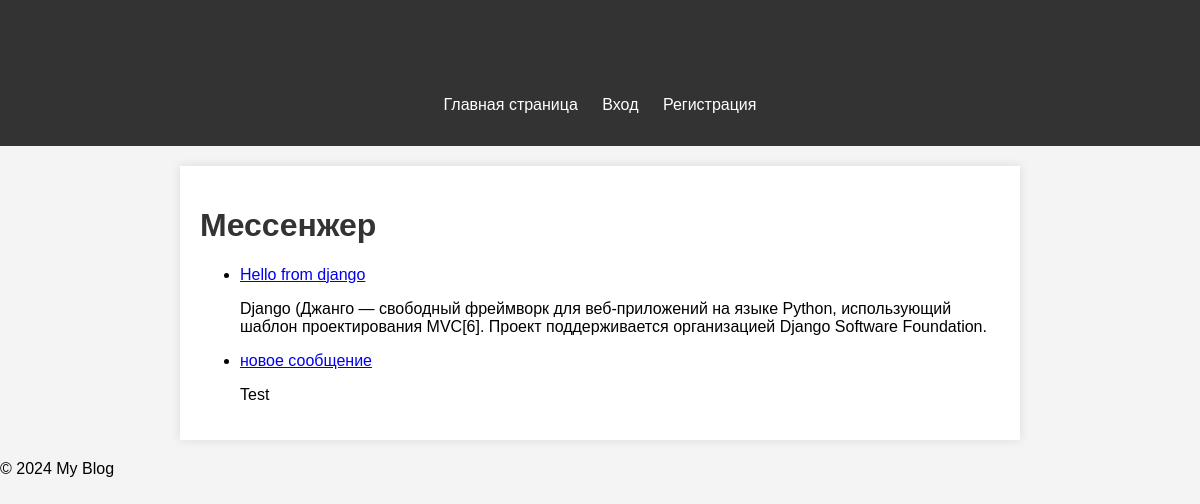
The page / on the database its author committed.
### messenger_app/models.py (models this page shows, shortened)
class Post(models.Model):
    title = models.CharField(max_length=200)
    content = models.TextField()
    author = models.ForeignKey(User, on_delete=models.CASCADE)
    created_at = models.DateTimeField(auto_now_add=True)
    updated_at = models.DateTimeField(auto_now=True)

### messenger_app/views.py (the view)
# urls.py: path('', PostListView.as_view(), name='post_list'),
class PostListView(ListView):
    model = Post
    template_name = 'messenger_app/post_list.html'
    context_object_name = 'posts'

### messenger_app/templates/messenger_app/post_list.html (shortened to what this page needs)
{% extends "messenger_app/base.html" %}
{% block content %}
<h1> Мессенжер </h1>
<ul>
    {% for post in posts %}
        <li>
            <a href="{% url 'post_detail' post.pk %}">{{ post.title }}</a>
            <p>{{ post.content|truncatewords:20 }}</p>
        </li>
    {% endfor %}
</ul>
{% endblock %}

### static/ messenger_app/css/styles.css (style rules this page uses)
body { font-family: Arial, sans-serif; margin: 0; padding: 0; background-color: #f4f4f4; }
h1, h2 { color: #333; }

### rows shown on the page
Post: title "Hello from django", content "Django (Джанго — свободный фреймворк для веб-приложений на языке Python, использующий шаблон проектирования MVC[6]. Проект поддерживается организацией Django Software Foundation."
Post: title "новое сообщение", content "Test"
